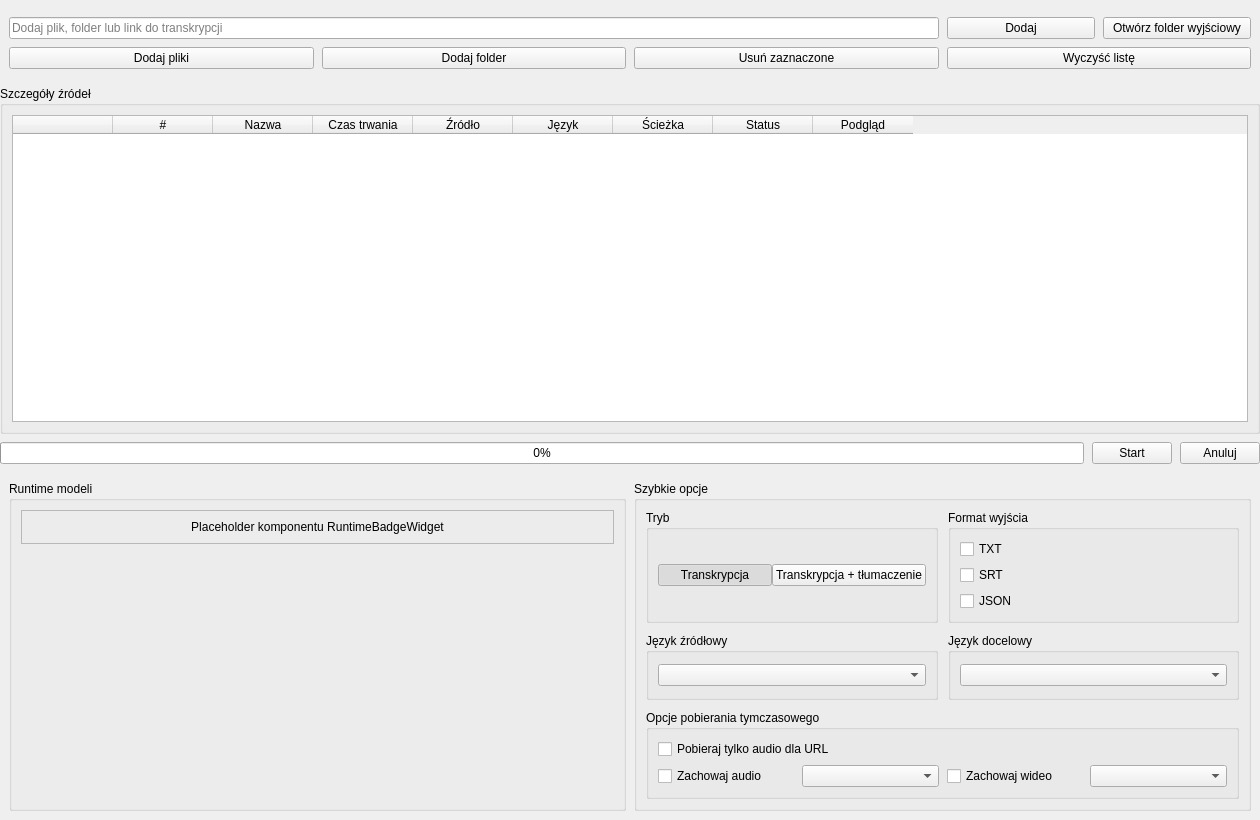
<?xml version="1.0" encoding="UTF-8"?>
<ui version="4.0">
 <class>FilesPanel</class>
 <widget class="QWidget" name="FilesPanel">
  <property name="geometry">
   <rect><x>0</x><y>0</y><width>1260</width><height>820</height></rect>
  </property>
  <layout class="QVBoxLayout" name="rootLayout">
   <property name="leftMargin"><number>0</number></property>
   <property name="topMargin"><number>8</number></property>
   <property name="rightMargin"><number>0</number></property>
   <property name="bottomMargin"><number>0</number></property>
   <property name="spacing"><number>8</number></property>
   <item>
    <widget class="QWidget" name="topSectionHost">
     <layout class="QGridLayout" name="topGrid">
      <property name="horizontalSpacing"><number>8</number></property>
      <property name="verticalSpacing"><number>8</number></property>
      <item row="0" column="0" colspan="3">
       <widget class="QLineEdit" name="FilesSourceInput">
        <property name="placeholderText"><string>Dodaj plik, folder lub link do transkrypcji</string></property>
       </widget>
      </item>
      <item row="0" column="3">
       <widget class="QWidget" name="topButtonsHost">
        <layout class="QHBoxLayout" name="topButtonsLayout">
         <property name="leftMargin"><number>0</number></property>
         <property name="topMargin"><number>0</number></property>
         <property name="rightMargin"><number>0</number></property>
         <property name="bottomMargin"><number>0</number></property>
         <property name="spacing"><number>8</number></property>
         <item><widget class="QPushButton" name="FilesAddSource"><property name="text"><string>Dodaj</string></property></widget></item>
         <item><widget class="QPushButton" name="FilesOpenOutput"><property name="text"><string>Otwórz folder wyjściowy</string></property></widget></item>
        </layout>
       </widget>
      </item>
      <item row="1" column="0"><widget class="QPushButton" name="btn_add_files"><property name="text"><string>Dodaj pliki</string></property></widget></item>
      <item row="1" column="1"><widget class="QPushButton" name="btn_add_folder"><property name="text"><string>Dodaj folder</string></property></widget></item>
      <item row="1" column="2"><widget class="QPushButton" name="btn_remove_selected"><property name="text"><string>Usuń zaznaczone</string></property></widget></item>
      <item row="1" column="3"><widget class="QPushButton" name="btn_clear_list"><property name="text"><string>Wyczyść listę</string></property></widget></item>
     </layout>
    </widget>
   </item>
   <item>
    <widget class="QGroupBox" name="FilesDetailsGroup">
     <property name="title"><string>Szczegóły źródeł</string></property>
     <layout class="QVBoxLayout" name="detailsLayout">
      <item>
       <widget class="QTableWidget" name="SourcesTable">
        <column><property name="text"><string/></property></column>
        <column><property name="text"><string>#</string></property></column>
        <column><property name="text"><string>Nazwa</string></property></column>
        <column><property name="text"><string>Czas trwania</string></property></column>
        <column><property name="text"><string>Źródło</string></property></column>
        <column><property name="text"><string>Język</string></property></column>
        <column><property name="text"><string>Ścieżka</string></property></column>
        <column><property name="text"><string>Status</string></property></column>
        <column><property name="text"><string>Podgląd</string></property></column>
       </widget>
      </item>
     </layout>
    </widget>
   </item>
   <item>
    <widget class="QWidget" name="FilesActionBar">
     <layout class="QHBoxLayout" name="filesActionBarLayout">
      <property name="leftMargin"><number>0</number></property>
      <property name="topMargin"><number>0</number></property>
      <property name="rightMargin"><number>0</number></property>
      <property name="bottomMargin"><number>0</number></property>
      <property name="spacing"><number>8</number></property>
      <item><widget class="QProgressBar" name="progress"><property name="value"><number>0</number></property></widget></item>
      <item><widget class="QPushButton" name="btn_primary"><property name="text"><string>Start</string></property></widget></item>
      <item><widget class="QPushButton" name="btn_secondary"><property name="text"><string>Anuluj</string></property></widget></item>
     </layout>
    </widget>
   </item>
   <item>
    <widget class="QWidget" name="mainRowHost">
     <layout class="QHBoxLayout" name="mainRowLayout">
      <property name="spacing"><number>8</number></property>
      <item>
       <widget class="QGroupBox" name="ModelSection">
        <property name="title"><string>Runtime modeli</string></property>
        <layout class="QVBoxLayout" name="modelSectionLayout">
         <item>
          <widget class="QFrame" name="RuntimeBadgeWidget">
           <property name="frameShape"><enum>QFrame::StyledPanel</enum></property>
           <layout class="QVBoxLayout" name="runtimeBadgePlaceholderLayout">
            <item><widget class="QLabel" name="runtimeBadgePlaceholder"><property name="text"><string>Placeholder komponentu RuntimeBadgeWidget</string></property><property name="alignment"><set>Qt::AlignCenter</set></property></widget></item>
           </layout>
          </widget>
         </item>
         <item><spacer name="modelSpacer"><property name="orientation"><enum>Qt::Vertical</enum></property><property name="sizeHint" stdset="0"><size><width>20</width><height>40</height></size></property></spacer></item>
        </layout>
       </widget>
      </item>
      <item>
       <widget class="QGroupBox" name="QuickOptions">
        <property name="title"><string>Szybkie opcje</string></property>
        <layout class="QGridLayout" name="quickOptionsLayout">
         <property name="horizontalSpacing"><number>10</number></property>
         <property name="verticalSpacing"><number>10</number></property>
         <item row="0" column="0">
          <widget class="QGroupBox" name="modeHost">
           <property name="title"><string>Tryb</string></property>
           <layout class="QVBoxLayout" name="modeLayout">
            <item><widget class="QWidget" name="tg_mode_placeholder"><layout class="QHBoxLayout" name="tg_mode_layout"><property name="leftMargin"><number>0</number></property><property name="topMargin"><number>0</number></property><property name="rightMargin"><number>0</number></property><property name="bottomMargin"><number>0</number></property><property name="spacing"><number>0</number></property><item><widget class="QPushButton" name="ChoiceToggleFirst"><property name="text"><string>Transkrypcja</string></property><property name="checkable"><bool>true</bool></property><property name="checked"><bool>true</bool></property></widget></item><item><widget class="QPushButton" name="ChoiceToggleSecond"><property name="text"><string>Transkrypcja + tłumaczenie</string></property><property name="checkable"><bool>true</bool></property></widget></item></layout></widget></item>
           </layout>
          </widget>
         </item>
         <item row="0" column="1">
          <widget class="QGroupBox" name="outHost">
           <property name="title"><string>Format wyjścia</string></property>
           <layout class="QVBoxLayout" name="outLayout">
            <item><widget class="QCheckBox" name="out_txt"><property name="text"><string>TXT</string></property></widget></item>
            <item><widget class="QCheckBox" name="out_srt"><property name="text"><string>SRT</string></property></widget></item>
            <item><widget class="QCheckBox" name="out_json"><property name="text"><string>JSON</string></property></widget></item>
           </layout>
          </widget>
         </item>
         <item row="1" column="0"><widget class="QGroupBox" name="sourceHost"><property name="title"><string>Język źródłowy</string></property><layout class="QVBoxLayout" name="sourceLayout"><item><widget class="QComboBox" name="cmb_source_lang"/></item></layout></widget></item>
         <item row="1" column="1"><widget class="QGroupBox" name="targetHost"><property name="title"><string>Język docelowy</string></property><layout class="QVBoxLayout" name="targetLayout"><item><widget class="QComboBox" name="cmb_target_lang"/></item></layout></widget></item>
         <item row="2" column="0" colspan="2">
          <widget class="QGroupBox" name="tmpHost">
           <property name="title"><string>Opcje pobierania tymczasowego</string></property>
           <layout class="QGridLayout" name="tmpGrid">
            <property name="horizontalSpacing"><number>8</number></property>
            <property name="verticalSpacing"><number>6</number></property>
            <item row="0" column="0" colspan="2"><widget class="QCheckBox" name="opt_download_audio_only"><property name="text"><string>Pobieraj tylko audio dla URL</string></property></widget></item>
            <item row="1" column="0">
             <widget class="QWidget" name="audioRow">
              <layout class="QHBoxLayout" name="audioRowLayout">
               <property name="leftMargin"><number>0</number></property>
               <property name="topMargin"><number>0</number></property>
               <property name="rightMargin"><number>0</number></property>
               <property name="bottomMargin"><number>0</number></property>
               <item><widget class="QCheckBox" name="chk_keep_url_audio"><property name="text"><string>Zachowaj audio</string></property></widget></item>
               <item><widget class="QComboBox" name="cmb_audio_ext"/></item>
              </layout>
             </widget>
            </item>
            <item row="1" column="1">
             <widget class="QWidget" name="videoRow">
              <layout class="QHBoxLayout" name="videoRowLayout">
               <property name="leftMargin"><number>0</number></property>
               <property name="topMargin"><number>0</number></property>
               <property name="rightMargin"><number>0</number></property>
               <property name="bottomMargin"><number>0</number></property>
               <item><widget class="QCheckBox" name="chk_keep_url_video"><property name="text"><string>Zachowaj wideo</string></property></widget></item>
               <item><widget class="QComboBox" name="cmb_video_ext"/></item>
              </layout>
             </widget>
            </item>
           </layout>
          </widget>
         </item>
        </layout>
       </widget>
      </item>
     </layout>
    </widget>
   </item>
  </layout>
 </widget>
 <resources/>
 <connections/>
</ui>
